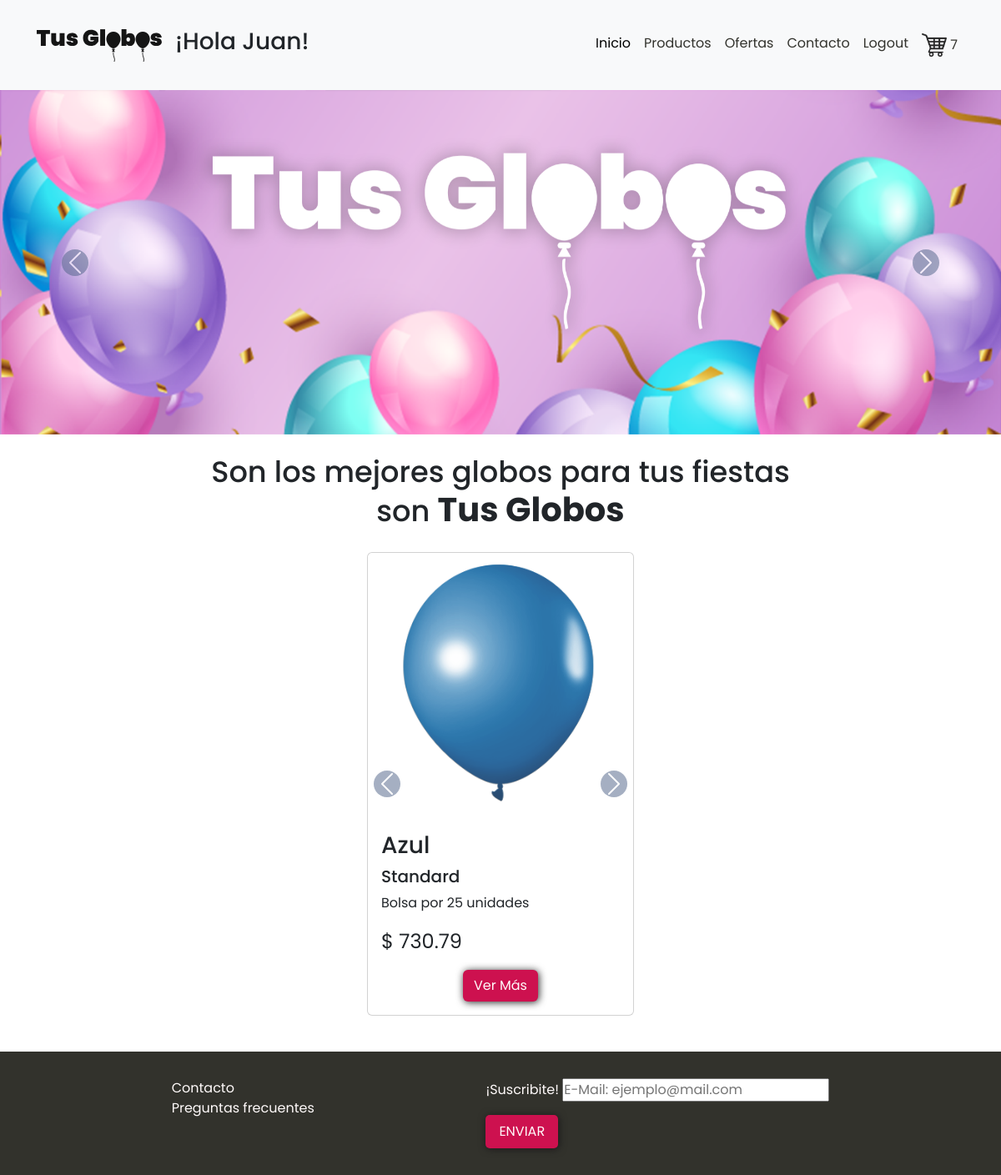
/ (signed in), run on the app's committed database.
### tables this page shows
CREATE TABLE `productos` (
  `id` int(11) NOT NULL,
  `nombre` varchar(50) DEFAULT NULL,
  `tipo` varchar(20) DEFAULT NULL,
  `descripcion` varchar(100) DEFAULT NULL,
  `precio` decimal(8,2) DEFAULT NULL,
  `unidadesporbolsa` int(11) DEFAULT NULL,
  `categoria` varchar(20) DEFAULT NULL,
  `imagen` varchar(50) DEFAULT NULL,
  `stock` int(11) DEFAULT NULL
);

### resources/controllers/Productos.php (called while the page is built, shortened)
<?php
class Productos {
    public function traer_catalogo():array{
      $conexion = new Conexion();
      $db = $conexion->getConexion();
      $query = "SELECT * FROM productos";
      $stmt = $db->prepare($query);
      $stmt->execute();
      $catalogo = [];
   while ($row = $stmt->fetch(PDO::FETCH_ASSOC)){
          $productos = new self();
          $productos->id = $row['id'];
          $productos->nombre = $row['nombre'];
          $productos->tipo = $row['tipo'];
          $productos->precio = $row['precio'];
          $productos->descripcion = $row['descripcion'];
          $productos->unidadesporbolsa = $row['unidadesporbolsa'];
          $productos->imagen = $row['imagen'];
          $productos->categoria = $row['categoria'];
          $productos->stock = $row['stock'];
                    $catalogo[] = $productos;
        }
        return $catalogo;
    }
}
?>

### home.php (the view, shortened to what this page needs)
<?php
require_once "resources/controllers/Productos.php";
$miObjeto = new Productos;
$catalogo = $miObjeto->traer_catalogo();
shuffle($catalogo);
$primeros5 = array_slice($catalogo, 0, 5);
?>
<!DOCTYPE html>
<html lang="en">
<?php
    include "public/views/parts/head.php";
?>
<body>
<?php
    include "public/views/template/menu.php";
    ?>
<?php
    include "public/views/parts/sliderHome.php";
?>
<section class="d-flex flex-column align-items-center pt-4 pb-4">
  <h2>Son los mejores globos para tus fiestas <br> son <span>Tus Globos</span></h2>
<div id="carouselExampleFade" class="carousel slide carousel-fade">
  <div id="carouselProductoHome" class="carousel-inner">
    <?php $active = true;
    foreach ($primeros5 as  $catalogoValue) { ?>
      <div class="carousel-item <?php echo $active ? 'active' : ''; ?>">
        <div class="card" style="width: 20rem;">
          <img class="card-img-top" src="public/views/assets/img/<?php echo $catalogoValue->imagen ?>.png" alt="Globo color <?php echo $catalogoValue->color ?>">
            <div class="card-body">
                <h3 class="card-title"><?php echo $catalogoValue->nombre ?></h3>
                <h5><?php echo $catalogoValue->tipo ?></h5>
                <p class="card-text">Bolsa por <?php echo $catalogoValue->unidadesporbolsa ?> unidades</p>
                <p class="card-text precio-card">$ <?php echo $catalogoValue->precio ?></p>
            </div>
              <div class="div-btn-card">
                     <a data-id="<?php echo $catalogoValue->id ?>" href="public/views/template/detalleproducto.php?id=<?= $catalogoValue->id ?>" class="btn ">Ver Más</a>
             </div>
      </div>
    </div>
    <?php
      $active = false;
    } ?>
  </div>
  <button class="carousel-control-prev" type="button" data-bs-target="#carouselExampleFade" data-bs-slide="prev">
    <span class="carousel-control-prev-icon" aria-hidden="true"></span>
  </button>
  <button class="carousel-control-next" type="button" data-bs-target="#carouselExampleFade" data-bs-slide="next">
    <span class="carousel-control-next-icon" aria-hidden="true"></span>
  </button>
</div>
</section>
    <?php
    include "public/views/parts/footer.php";
    ?>
</body>
</html>

### public/views/assets/css/stylesgeneral.css (style rules this page uses)
* { margin: 0; padding: 0; font-family: "Poppins", sans-serif; box-sizing: border-box; }
:root { --color-light: #fffafa; --color-gris-medio: #32322c; --color-principal: rgb(205, 17, 79); --color-secundario: rgb(243, 42, 109); --color-gris-oscuro: #4c6085; }
h2 { text-align: center; font-size: 2.2rem; }
h2 span { font-weight: 700; font-size: 2.5rem; }
.carousel-control-prev-icon, .carousel-control-next-icon { background-color: var(--color-gris-oscuro); border-radius: 50%; padding: 1rem; }
.div-btn-card { display: flex; justify-content: center; gap: 2rem; }
.div-btn-card a { background-color: var(--color-principal); color: var(--color-light); filter: drop-shadow(1px 1px 5px rgb(37, 37, 37)); }
.precio-card { font-size: 1.5rem; }
.card { margin: 1.2rem 0rem; padding-bottom: 1rem; }
.card-title, h5, .btn-filtros { text-transform: capitalize; }

### data on the page
productos: imagen (picture), nombre "Azul", tipo "Standard", unidadesporbolsa "25", precio "730.79"

### other printed values
$_SESSION['user']['nombre'] "Juan"
$cantidadCarrito "7"
